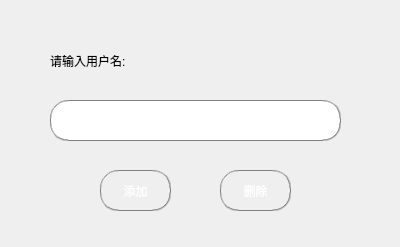
<?xml version="1.0" encoding="UTF-8"?>
<ui version="4.0">
 <class>AddFriend</class>
 <widget class="QWidget" name="AddFriend">
  <property name="geometry">
   <rect>
    <x>0</x>
    <y>0</y>
    <width>400</width>
    <height>247</height>
   </rect>
  </property>
  <property name="windowTitle">
   <string>Form</string>
  </property>
  <property name="windowIcon">
   <iconset resource="Photo.qrc">
    <normaloff>:/new/prefix1/photo/icon.png</normaloff>:/new/prefix1/photo/icon.png</iconset>
  </property>
  <widget class="QLineEdit" name="lineEdit">
   <property name="geometry">
    <rect>
     <x>50</x>
     <y>100</y>
     <width>291</width>
     <height>41</height>
    </rect>
   </property>
   <property name="styleSheet">
    <string notr="true">border:1px groove gray;border-radius:18px;padding:2px 4px;
background-image: url(:/new/prefix1/photo/white.png);
background-color: rgb(255, 255, 255);</string>
   </property>
  </widget>
  <widget class="QPushButton" name="pushButton_add">
   <property name="geometry">
    <rect>
     <x>100</x>
     <y>170</y>
     <width>71</width>
     <height>41</height>
    </rect>
   </property>
   <property name="styleSheet">
    <string notr="true">border:1px groove gray;border-radius:18px;padding:2px 4px;
color: rgb(255, 255, 255);
background-image: url(:/new/prefix1/photo/color.png);
</string>
   </property>
   <property name="text">
    <string>添加</string>
   </property>
  </widget>
  <widget class="QPushButton" name="pushButton_del">
   <property name="geometry">
    <rect>
     <x>220</x>
     <y>170</y>
     <width>71</width>
     <height>41</height>
    </rect>
   </property>
   <property name="styleSheet">
    <string notr="true">border:1px groove gray;border-radius:18px;padding:2px 4px;
color: rgb(255, 255, 255);
background-image: url(:/new/prefix1/photo/color.png);
</string>
   </property>
   <property name="text">
    <string>删除</string>
   </property>
  </widget>
  <widget class="QLabel" name="label">
   <property name="geometry">
    <rect>
     <x>50</x>
     <y>50</y>
     <width>131</width>
     <height>21</height>
    </rect>
   </property>
   <property name="styleSheet">
    <string notr="true">font: 12pt &quot;Agency FB&quot;;
color: rgb(0, 0, 0);</string>
   </property>
   <property name="text">
    <string>请输入用户名:</string>
   </property>
  </widget>
 </widget>
 <resources>
  <include location="Photo.qrc"/>
 </resources>
 <connections/>
</ui>
